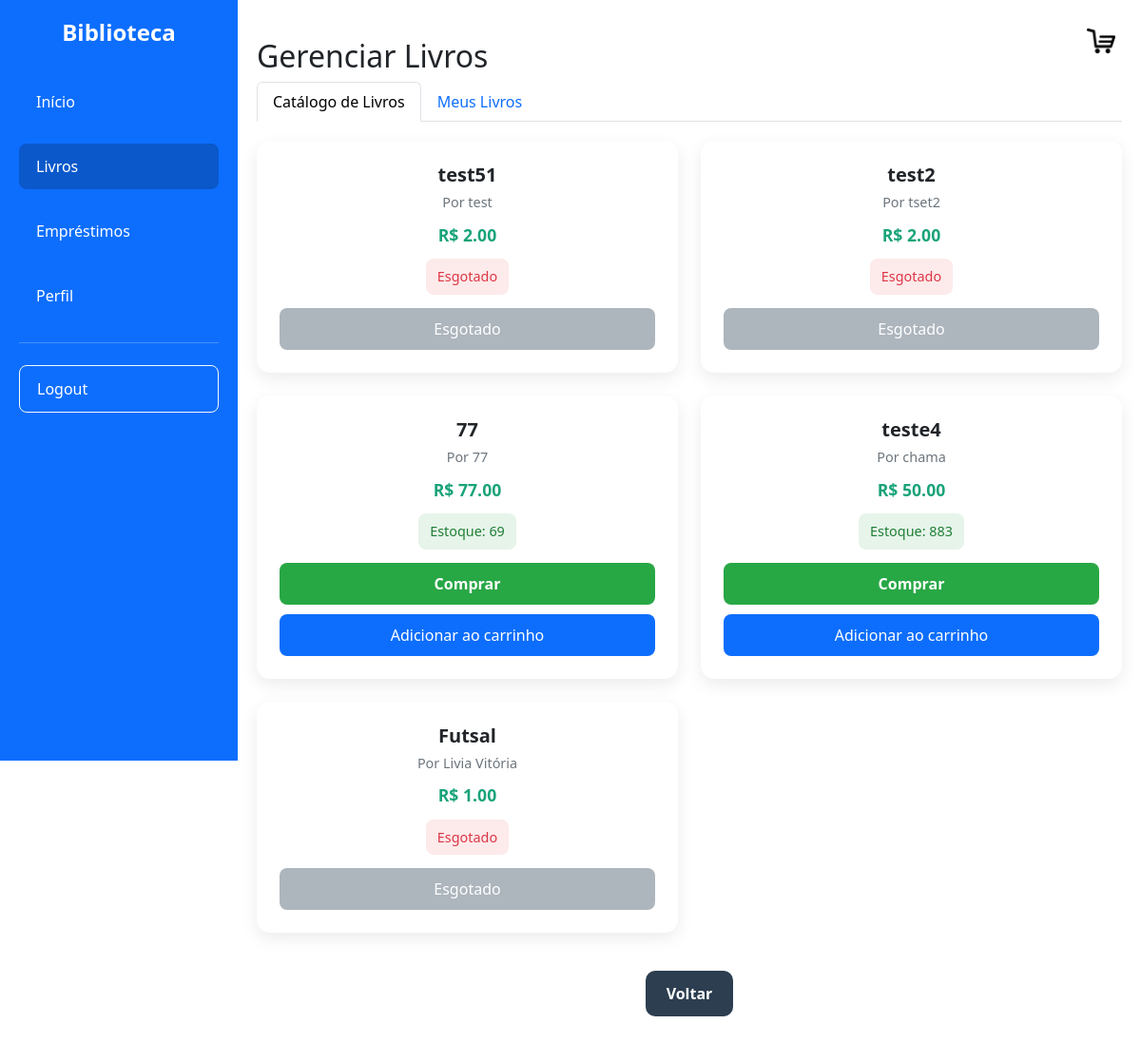
The page /livros/lista_livros (signed in) on the database as committed earlier.
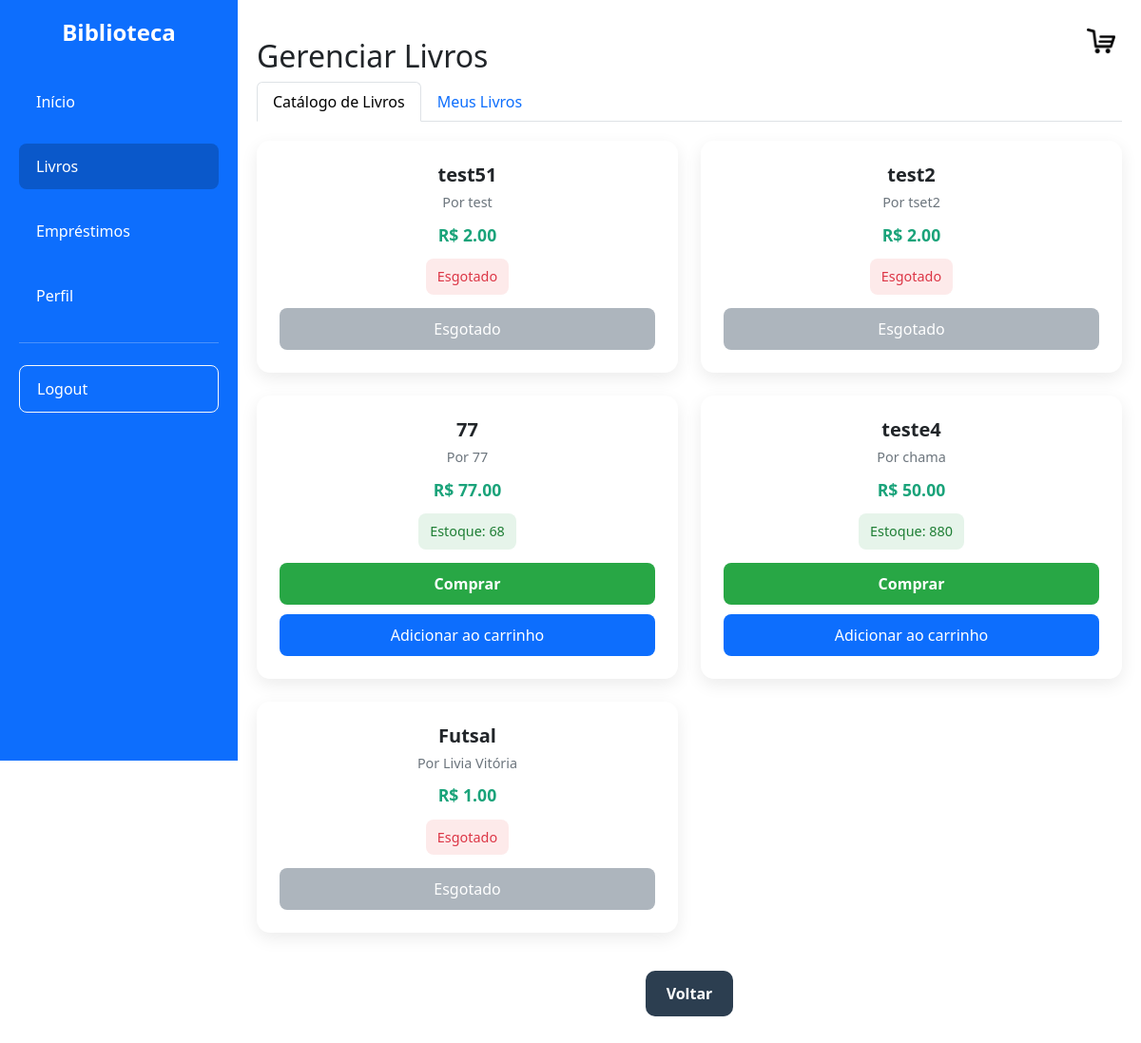
The same page on the database as committed later.
### models/livro.py (models this page shows)
class Livro(db.Model):
    __tablename__ = 'tb_livros'
    liv_id = db.Column(db.Integer, primary_key=True)
    liv_titulo = db.Column(db.String(200), nullable=False)
    liv_descricao = db.Column(db.String(450), nullable=False)
    liv_editora = db.Column(db.String(100))
    liv_ano = db.Column(db.Integer)
    liv_autor = db.Column(db.String(100))
    liv_genero = db.Column(db.String(50))
    liv_quantidade = db.Column(db.Integer)
    liv_preco = db.Column(db.Float, nullable=False, default=0.0)

### controllers/livros.py (the view)
@livros_bp.route("/lista_livros")
@login_required
def lista_livros():
    livros = Livro.query.all()
    emprestimos_usuario = Emprestimo.query.filter_by(
        emp_usu_id=current_user.usu_id
    ).all()
    meus_livros = [emp.livro for emp in emprestimos_usuario]
    return render_template("livros_lista.html", livros=livros, meus_livros=meus_livros)

### templates/livros_lista.html (shortened to what this page needs)
{% extends 'base.html' %}
{% block content %}
  <h2>Gerenciar Livros</h2>
  <ul class="nav nav-tabs" id="livrosTabs" role="tablist">
    <li class="nav-item">
      <button class="nav-link active" id="catalogo-tab" data-bs-toggle="tab" data-bs-target="#catalogo" type="button" role="tab">Catálogo de Livros</button>
    </li>
    <li class="nav-item">
      <button class="nav-link" id="meus-tab" data-bs-toggle="tab" data-bs-target="#meus" type="button" role="tab">Meus Livros</button>
    </li>
  </ul>
  <div class="tab-content mt-3" id="livrosTabsContent">
    <div class="tab-pane fade show active" id="catalogo" role="tabpanel">
      {% if livros %}
        <link rel="stylesheet" href="{{ url_for('static', filename='livros_lista.css') }}" />
        <div class="livros-container">
          {% for livro in livros %}
            <div class="livro-card">
              <div class="livro-info">
                <h3>{{ livro.liv_titulo }}</h3>
                <p class="autor">Por {{ livro.liv_autor }}</p>
                <p class="preco">R$ {{ '%.2f'|format(livro.liv_preco or 0) }}</p>
                {% if livro.liv_quantidade > 0 %}
                  <p class="disponivel">Estoque: {{ livro.liv_quantidade }}</p>
                {% else %}
                  <p class="esgotado">Esgotado</p>
                {% endif %}
                {% if current_user.usu_tipo != 'bibliotecario' %}
                  {% if livro.liv_quantidade > 0 %}
                    <form method="POST" action="{{ url_for('livros.comprar_livro', livro_id=livro.liv_id) }}">
                      <button type="submit" class="btn-comprar">Comprar</button>
                    </form>
                    <form action="{{ url_for('livros.adicionar_ao_carrinho', livro_id=livro.liv_id) }}" method="POST">
                        <button type="submit" class="btn btn-primary">Adicionar ao carrinho</button>
                    </form>
                  {% else %}
                    <button class="btn-esgotado" disabled>Esgotado</button>
                  {% endif %}
                {% endif %}
              </div>
            </div>
          {% endfor %}
        </div>
      {% else %}
        <p>Não há livros cadastrados.</p>
      {% endif %}
    </div>
      {% if meus_livros %}
        <link rel="stylesheet" href="{{ url_for('static', filename='livros_lista.css') }}" />
      {% else %}
        <p>Você ainda não comprou ou emprestou nenhum livro.</p>
      {% endif %}
  </div>
  <div class="botoes-finais">
    <a href="{{ url_for('main.index') }}" class="btn-voltar_inicio">Voltar</a>
  </div>
{% endblock %}

Rows that differ between the two databases and show on the page:
changed Livro (number 3 of 5 on the later page): liv_quantidade "69" → "68"
changed Livro "teste4": liv_quantidade "883" → "880"
